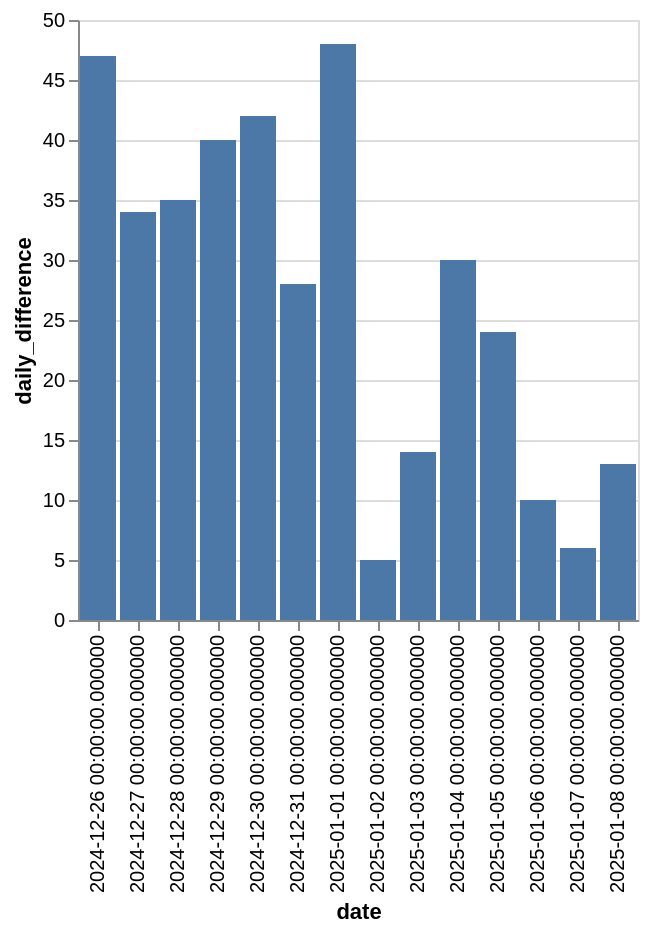

Notebook code for this chart:
### Code cell
segment("Malchor - Lysá Hora")

### Figure 1 — Vega-Lite specification as saved in the notebook (floating-point values rounded to 4 significant figures)
{"config": {"view": {"continuousWidth": 300, "continuousHeight": 300}}, "data": {"name": "data-a104087e5ac4f80cf28798c8767339f9"}, "mark": {"type": "bar"}, "encoding": {"x": {"field": "date", "type": "ordinal"}, "y": {"field": "daily_difference", "type": "quantitative"}}, "$schema": "https://vega.github.io/schema/vega-lite/v5.8.0.json", "datasets": {"data-a104087e5ac4f80cf28798c8767339f9": [{"date": "2024-12-26 00:00:00.000000", "effort_count": 19801, "daily_difference": 47}, {"date": "2024-12-27 00:00:00.000000", "effort_count": 19835, "daily_difference": 34}, {"date": "2024-12-28 00:00:00.000000", "effort_count": 19870, "daily_difference": 35}, {"date": "2024-12-29 00:00:00.000000", "effort_count": 19910, "daily_difference": 40}, {"date": "2024-12-30 00:00:00.000000", "effort_count": 19952, "daily_difference": 42}, {"date": "2024-12-31 00:00:00.000000", "effort_count": 19980, "daily_difference": 28}, {"date": "2025-01-01 00:00:00.000000", "effort_count": 20028, "daily_difference": 48}, {"date": "2025-01-02 00:00:00.000000", "effort_count": 20033, "daily_difference": 5}, {"date": "2025-01-03 00:00:00.000000", "effort_count": 20047, "daily_difference": 14}, {"date": "2025-01-04 00:00:00.000000", "effort_count": 20077, "daily_difference": 30}, {"date": "2025-01-05 00:00:00.000000", "effort_count": 20101, "daily_difference": 24}, {"date": "2025-01-06 00:00:00.000000", "effort_count": 20111, "daily_difference": 10}, {"date": "2025-01-07 00:00:00.000000", "effort_count": 20117, "daily_difference": 6}, {"date": "2025-01-08 00:00:00.000000", "effort_count": 20130, "daily_difference": 13}]}}
